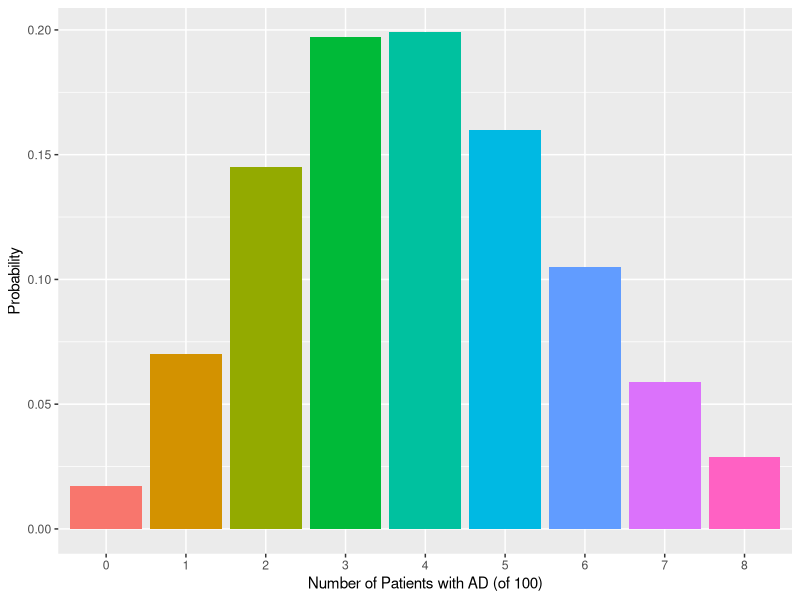
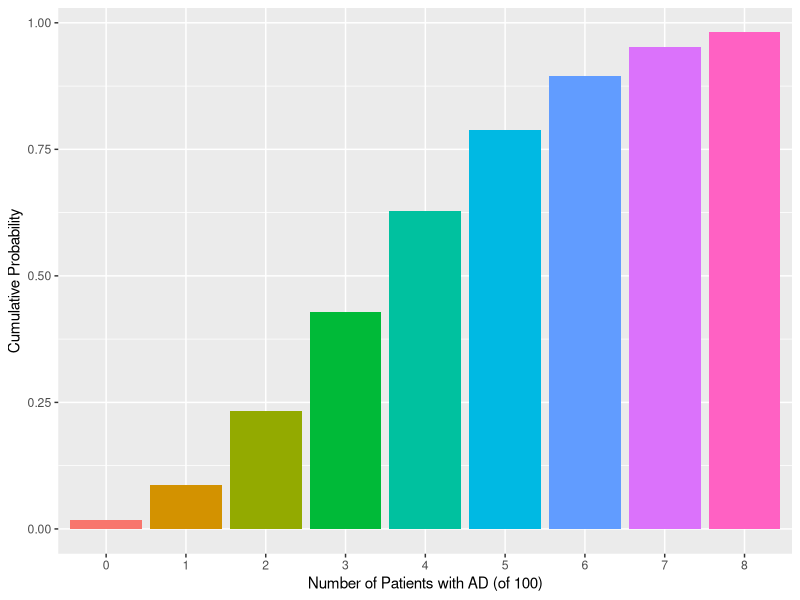
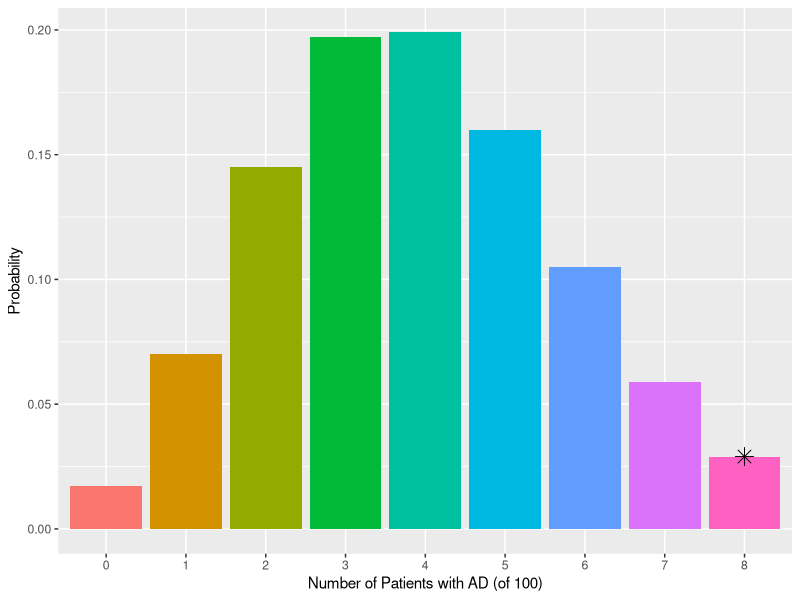
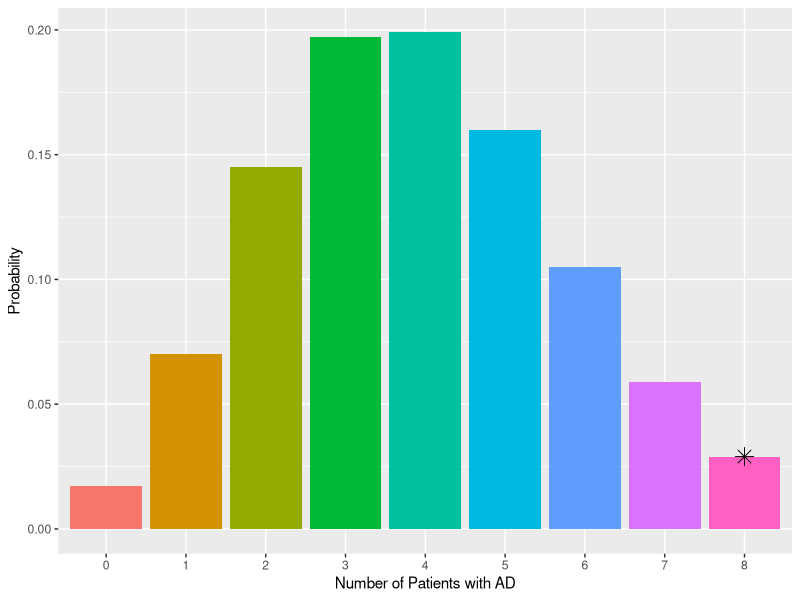

These figures' R source, in order:
## ---- chunk 1
library(tidyverse)
## ---- chunk 2
n <- 100
p <- .04

n*p

sqrt(n*p*(1-p))
## ---- chunk 3
k <- 8

step1 <- factorial(n)/(factorial(k)*factorial(n-k))
step2 <- p^k
step3 <- (1-p)^(n-k)

step1*step2*step3
## ---- chunk 4
dbinom(x=k, size = n, p = p)
## ---- chunk 5
dbinom(x=0:k, size = n, p = p)
## ---- chunk 6

(discDat <- data.frame(k=as.factor(0:k), 
                      pK=round(dbinom(x=0:k, size = n, p = p), 3)))

## ---- chunk 7
ggplot(discDat, aes(x=k, y=pK, fill = k)) + geom_col() +
  theme(legend.position = 'none') +
  labs(x = 'Number of Patients with AD (of 100)',
       y = 'Probability')
## ---- chunk 8
sum(dbinom(0:k, n, p))

pbinom(k, n, p)
## ---- chunk 9
pbinom(0:4, n, p)
## ---- chunk 10
sum(dbinom(5:100, n, p))
## ---- chunk 11
1-pbinom(4, n, p)
## ---- chunk 12
discDat$cuPk <- round(pbinom(0:k, n, p), 3)
head(discDat)
## ---- chunk 13
ggplot(discDat, aes(x = k, y = cuPk, fill = k)) + geom_col() +
  theme(legend.position = 'none') +
  labs(x = 'Number of Patients with AD (of 100)',
       y = 'Cumulative Probability')
## ---- chunk 14
ggplot(discDat, aes(x=k, y=pK, fill = k)) + geom_col() +
  theme(legend.position = 'none') +
  labs(x = 'Number of Patients with AD (of 100)',
       y = 'Probability') +
  annotate(geom='point', x = '8', y = discDat$pK[discDat$k=='8'], shape = 8, size = 4)

## ---- chunk 15
1-pbinom(6, 15, .04)
## ---- chunk 16
ggplot(discDat, aes(x=k, y=pK, fill = k)) + geom_col() +
  theme(legend.position = 'none') +
  labs(x = 'Number of Patients with AD',
       y = 'Probability') +
  annotate(geom='point', x = '8', y = discDat$pK[discDat$k=='8'], shape = 8, size = 4)

